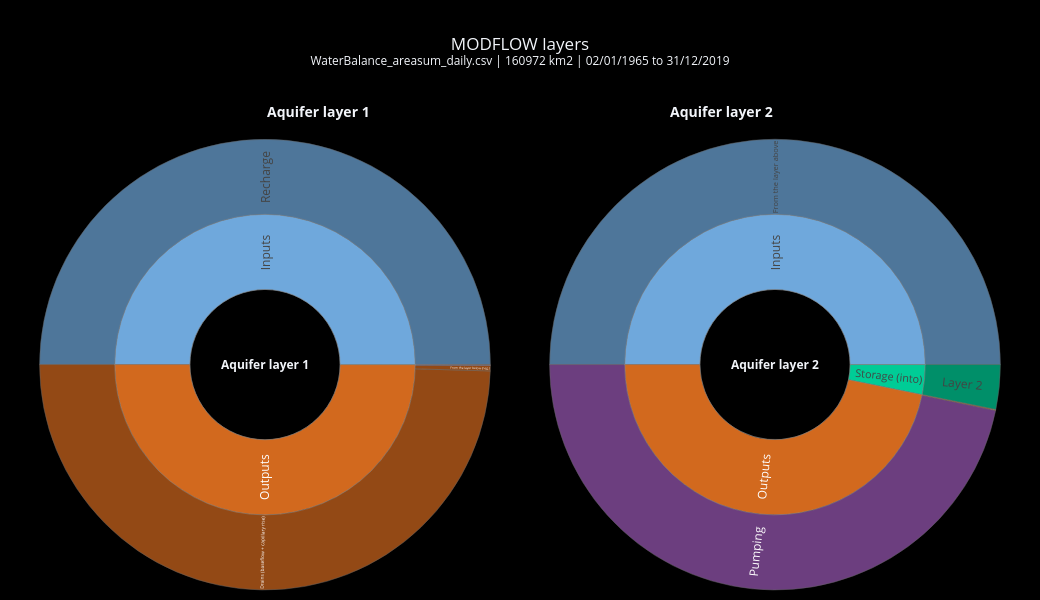

The notebook cell saved with this chart:
### Code cell
# cell no 14: MODFLOW budget of each aquifer layer next to each other (WaterBalance csv): lateral = net flow from
# the cells of the same layer outside the catchment, flow between the layers, recharge and drains in layer 1, pumping
if GWLAYERS:
    side_by_side([sunburst(n, part_terms(parts[n]), store=False) for n in GWLAYERS], "MODFLOW layers").show()
    print(f"lateral groundwater flow into the catchment (all layers): {flux('gw_lateral'):+.4f} mm")
else:
    print("MODFLOW layers: no MODFLOW or not in this csv (WaterCycle csv: use WaterBalance)")

### Figure 1 — Plotly figure (JSON) as saved in the notebook; plotly's stock layout.template omitted (floating-point values rounded to 4 significant figures)
{"data": [{"branchvalues": "total", "customdata": ["inputs 10305.67 mm (187 mm/yr)<br>balance error +0.0075 mm", "10305.67 mm<br>187.4 mm/yr<br>100.00 % of inputs", "10305.674 mm<br>187.4 mm/yr<br>100.00 % of inputs", "10302.55 mm<br>187.3 mm/yr<br>99.97 % of inputs", "80.389 mm<br>1.5 mm/yr<br>0.78 % of inputs", "10213.205 mm<br>185.7 mm/yr<br>99.10 % of inputs", "6.774 mm<br>0.1 mm/yr<br>0.07 % of inputs", "2.180 mm<br>0.0 mm/yr<br>0.02 % of inputs", "3.12 mm<br>0.1 mm/yr<br>0.03 % of inputs", "+0.0075 mm (+7.2e-07 of inputs)"], "domain": {"x": [0.01, 0.49], "y": [0, 0.92]}, "hovertemplate": "<b>%{label}</b><br>%{customdata}<extra></extra>", "ids": ["<b>Aquifer layer 1</b>", "Aquifer layer 1/In", "Aquifer layer 1/In/Recharge", "Aquifer layer 1/Out", "Aquifer layer 1/Out/From the layer below (neg.)", "Aquifer layer 1/Out/Drains (baseflow + capillary rise)", "Aquifer layer 1/Out/Pumping", "Aquifer layer 1/Out/other (small)", "Aquifer layer 1/S+", "Aquifer layer 1/err"], "insidetextorientation": "radial", "labels": ["<b>Aquifer layer 1</b>", "Inputs", "Recharge", "Outputs", "From the layer below (neg.)", "Drains (baseflow + capillary rise)", "Pumping", "other (small)", "Storage (into)", "Balance error"], "marker": {"colors": ["black", "#6fa8dc", "#6fa8dc", "#d2691e", "#d2691e", "#d2691e", "#9b59b6", "#d2691e", "#00CC96", "#ffffff"], "line": {"color": "#888", "width": 0.5}}, "parents": ["", "<b>Aquifer layer 1</b>", "Aquifer layer 1/In", "<b>Aquifer layer 1</b>", "Aquifer layer 1/Out", "Aquifer layer 1/Out", "Aquifer layer 1/Out", "Aquifer layer 1/Out", "<b>Aquifer layer 1</b>", "<b>Aquifer layer 1</b>"], "type": "sunburst", "values": [20610.0, 10310.0, 10310.0, 10300.0, 80.39, 10210.0, 6.774, 2.18, 3.119, 0.007462]}, {"branchvalues": "total", "customdata": ["inputs 80.39 mm (1 mm/yr)<br>balance error +0.0000 mm", "80.39 mm<br>1.5 mm/yr<br>100.00 % of inputs", "80.389 mm<br>1.5 mm/yr<br>100.00 % of inputs", "75.25 mm<br>1.4 mm/yr<br>93.61 % of inputs", "0.106 mm<br>0.0 mm/yr<br>0.13 % of inputs", "75.145 mm<br>1.4 mm/yr<br>93.48 % of inputs", "5.14 mm<br>0.1 mm/yr<br>6.39 % of inputs", "5.138 mm<br>0.1 mm/yr<br>6.39 % of inputs", "+0.0000 mm (+1.1e-07 of inputs)"], "domain": {"x": [0.51, 0.99], "y": [0, 0.92]}, "hovertemplate": "<b>%{label}</b><br>%{customdata}<extra></extra>", "ids": ["<b>Aquifer layer 2</b>", "Aquifer layer 2/In", "Aquifer layer 2/In/From the layer above", "Aquifer layer 2/Out", "Aquifer layer 2/Out/Lateral inflow (neg.)", "Aquifer layer 2/Out/Pumping", "Aquifer layer 2/S+", "Aquifer layer 2/S+/Layer 2", "Aquifer layer 2/err"], "insidetextorientation": "radial", "labels": ["<b>Aquifer layer 2</b>", "Inputs", "From the layer above", "Outputs", "Lateral inflow (neg.)", "Pumping", "Storage (into)", "Layer 2", "Balance error"], "marker": {"colors": ["black", "#6fa8dc", "#6fa8dc", "#d2691e", "#d2691e", "#9b59b6", "#00CC96", "#00CC96", "#ffffff"], "line": {"color": "#888", "width": 0.5}}, "parents": ["", "<b>Aquifer layer 2</b>", "Aquifer layer 2/In", "<b>Aquifer layer 2</b>", "Aquifer layer 2/Out", "Aquifer layer 2/Out", "<b>Aquifer layer 2</b>", "Aquifer layer 2/S+", "<b>Aquifer layer 2</b>"], "type": "sunburst", "values": [160.8, 80.39, 80.39, 75.25, 0.106, 75.15, 5.138, 5.138, 8.576e-06]}], "layout": {"annotations": [{"font": {"size": 14}, "showarrow": false, "text": "<b>Aquifer layer 1</b>", "x": 0.25, "xref": "paper", "y": 1, "yref": "paper"}, {"font": {"size": 14}, "showarrow": false, "text": "<b>Aquifer layer 2</b>", "x": 0.75, "xref": "paper", "y": 1, "yref": "paper"}], "height": 600, "margin": {"b": 10, "l": 10, "r": 10, "t": 100}, "title": {"text": "MODFLOW layers<br><sup>WaterBalance_areasum_daily.csv | 160972 km2 | 02/01/1965 to 31/12/2019</sup>", "x": 0.5}, "width": 1040}}
